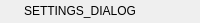
    <widget class="QWidget" name="titleBar" native="true">
     <property name="minimumSize">
      <size>
       <width>0</width>
       <height>23</height>
      </size>
     </property>
     <property name="maximumSize">
      <size>
       <width>16777215</width>
       <height>23</height>
      </size>
     </property>
     <property name="styleSheet">
      <string notr="true"/>
     </property>
     <layout class="QHBoxLayout" name="horizontalLayout_3">
      <property name="spacing">
       <number>4</number>
      </property>
      <property name="leftMargin">
       <number>5</number>
      </property>
      <property name="topMargin">
       <number>0</number>
      </property>
      <property name="rightMargin">
       <number>1</number>
      </property>
      <property name="bottomMargin">
       <number>0</number>
      </property>
      <item>
       <widget class="QLabel" name="tbMenu">
        <property name="maximumSize">
         <size>
          <width>15</width>
          <height>15</height>
         </size>
        </property>
        <property name="text">
         <string/>
        </property>
        <property name="pixmap">
         <pixmap>:/MenuIcons/preferencies.ico</pixmap>
        </property>
        <property name="scaledContents">
         <bool>true</bool>
        </property>
       </widget>
      </item>
      <item>
       <widget class="QLabel" name="LTitle">
        <property name="minimumSize">
         <size>
          <width>100</width>
          <height>22</height>
         </size>
        </property>
        <property name="maximumSize">
         <size>
          <width>16777215</width>
          <height>22</height>
         </size>
        </property>
        <property name="styleSheet">
         <string notr="true"/>
        </property>
        <property name="text">
         <string>SETTINGS_DIALOG</string>
        </property>
        <property name="textFormat">
         <enum>Qt::AutoText</enum>
        </property>
       </widget>
      </item>
      <item>
       <widget class="QPushButton" name="pbClose">
        <property name="minimumSize">
         <size>
          <width>3</width>
          <height>22</height>
         </size>
        </property>
        <property name="maximumSize">
         <size>
          <width>22</width>
          <height>22</height>
         </size>
        </property>
        <property name="iconSize">
         <size>
          <width>22</width>
          <height>22</height>
         </size>
        </property>
        <property name="flat">
         <bool>true</bool>
        </property>
       </widget>
      </item>
     </layout>
    </widget>
